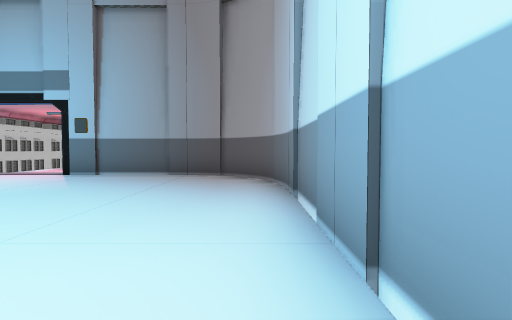
view 1 (above)

17 first-person views from a walk through a scene from a Unity 3-D project. The camera is 1.3 m above the floor, tilts 2° down and sees 85° across. The floor is counted in squares, 2 m on a side. Each view is taken from the middle of a square. On the plan, view 1 faces up. The plan holds only what a view shows up to about 9 squares ahead; the rest is blank. Door leaves are left out, so doorways stand open. Some surface patterns are stand-ins.

view 2
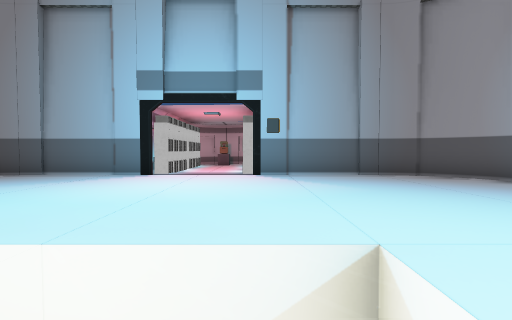

view 3
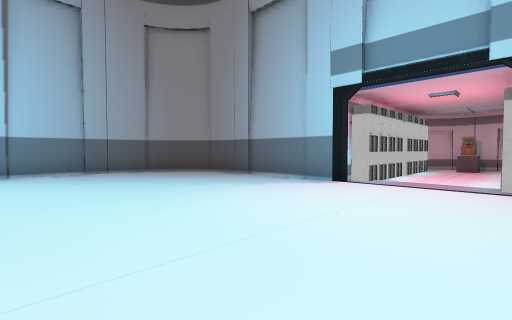

view 4
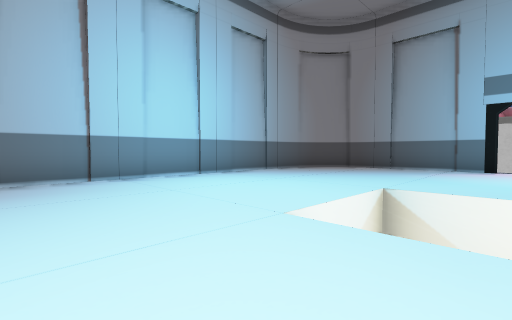

view 5
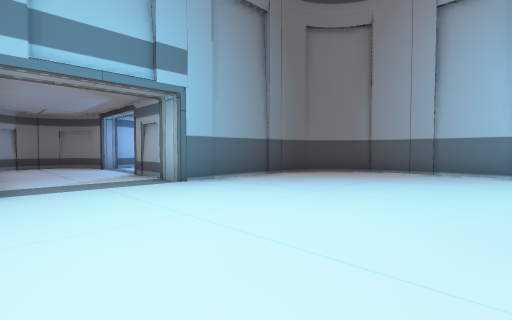

view 6
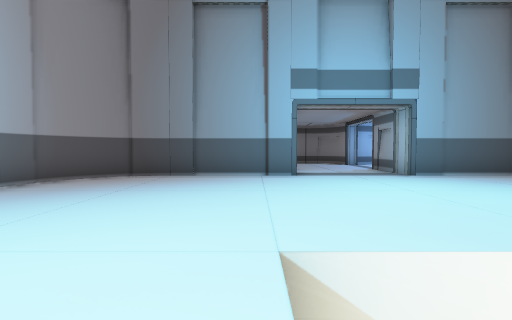

view 7
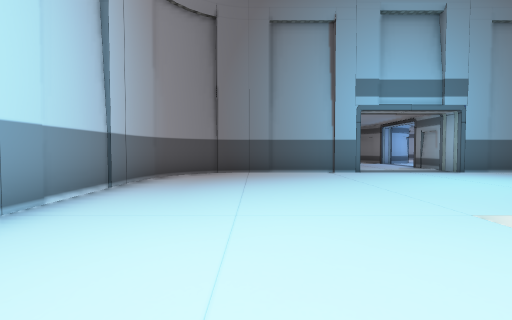

view 8
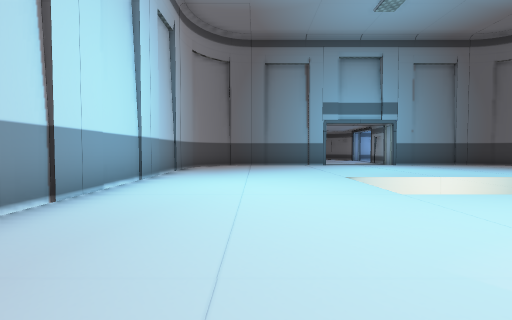

view 9
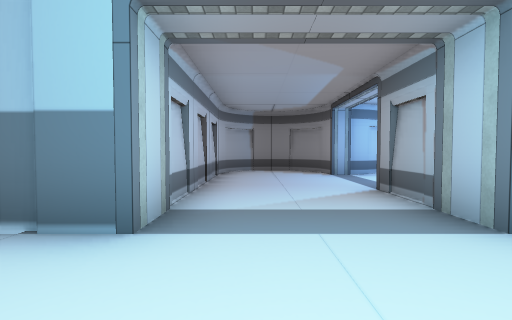

view 10
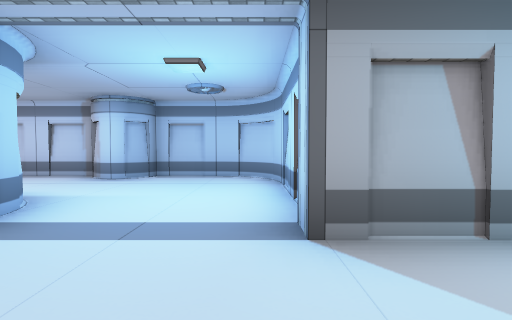

view 11
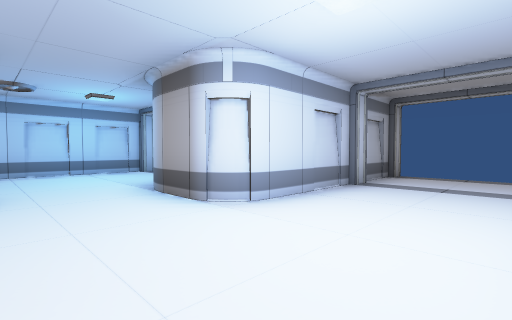

view 12
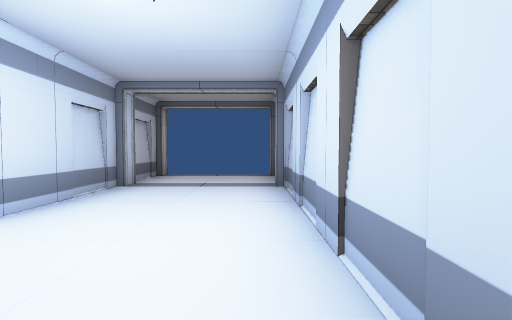

view 13
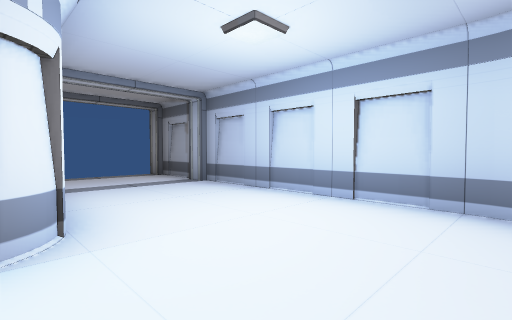

view 14
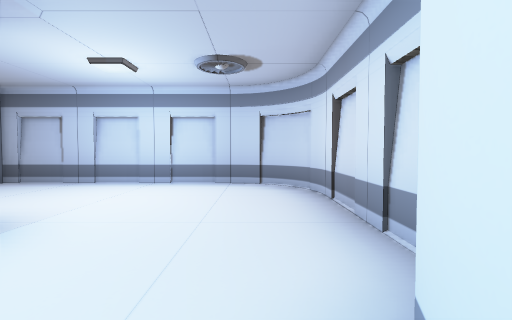

view 15
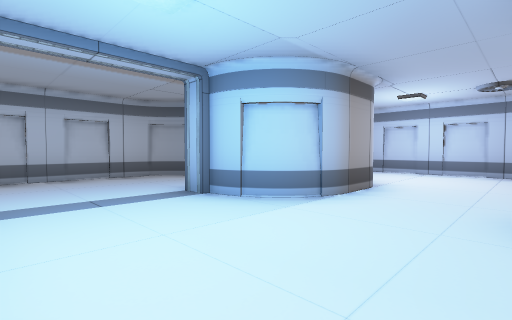

view 16
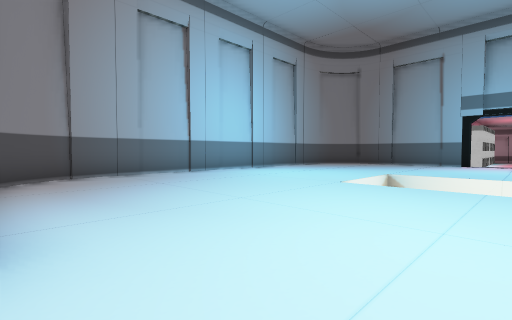

view 17
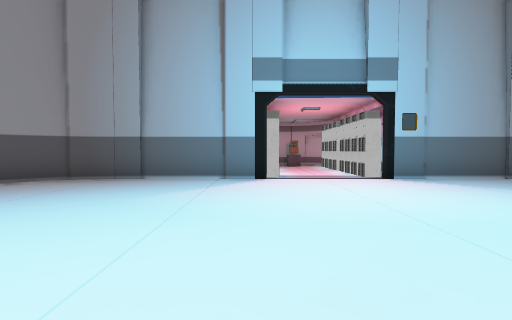

### Floor plan
Points are (right, up) in squares from view 1. A wall is a line through its corners. A room is listed if a view was taken in it or the views show most of it. See-through windows are left out.
Room 1 (views 1, 2, 3, 4, 5, 6, 7, 8, 9, 16, 17)
walls: (-13.5, -3.7) (-13.4, -4.2); (-8.4, 7.4) (-11.5, 7.4); (-11.5, -6.2) (-8, -6.2) (-8, -8.6); (-13.4, -4.4) (-13.2, -5); (-13.2, -4.9) (-12.8, -5.6) (-12.1, -6); (-12.9, -5.4) (-12.4, -5.9); (-13.1, -5.2) (-12.6, -5.7); (-1.6, -6.1) (-1.1, -6); (-13.6, 5) (-13.6, -3.9); (-13.4, 5.4) (-13.5, 4.9); (-13.3, 5.7) (-13.5, 5.2); (0.4, -4.2) (0.5, -3.7); (0.6, -3.9) (0.6, 5); (-1, -6.1) (-0.4, -5.7) (0.1, -5.2); (0.3, -4.6) (0.5, -4.1); (-5, -8.4) (-5, -6.2) (-1.5, -6.2); (-0.6, -5.8) (-0.1, -5.4) (0.3, -4.8); (-13.2, 6.1) (-13.4, 5.7); (0.2, -4.9) (0.4, -4.5); (-12, 7.2) (-12.8, 6.7) (-13.3, 6); (-12.4, 7) (-12.9, 6.6); (-12.6, 6.9) (-13, 6.4); (0.5, 5.2) (0.4, 5.7); (-1.4, 7.4) (-4.6, 7.4); (-1.1, 7.2) (-1.6, 7.3); (0.3, 6) (-0.2, 6.8) (-0.9, 7.2); (0.1, 6.3) (-0.4, 6.9); (-0.1, 6.6) (-0.5, 7)
ways out: opening at (-6.5, -7.5) to room 2; opening at (-6.5, 7); open door at (-6.5, 7)
Room 2 (views 10, 11, 12, 13, 14, 15)
walls: (-8.8, -11.4) (-8, -11.4); (-10, -13.9) (-10, -12.7); (-13.1, -13) (-13.1, -16.2); (-8.5, -8.5) (-11.8, -8.5); (-13.1, -9.7) (-13.1, -11.5); (-8, -8.6) (-8.5, -8.6); (-5, -11.7) (-5, -8.4); (-11.8, -17.5) (-4.5, -17.5); (-4.4, -14.5) (-9.4, -14.5)
ways out: opening at (-6.5, -7.5) to room 1; open door at (-5, -16)

Where each view was taken, in squares from view 1:
view 1: 0 up, 0 right, facing up
view 2: 0 up, 5 left, facing up
view 3: 2 up, 5 left, facing up-left
view 4: 3 down, 7 left, facing up-left
view 5: 1 down, 5 left, facing down-left
view 6: 1 up, 4 left, facing down
view 7: 2 up, 2 left, facing down
view 8: 6 up, 2 left, facing down
view 9: 4 down, 6 left, facing down
view 10: 9 down, 6 left, facing left
view 11: 17 down, 12 left, facing up-right
view 12: 17 down, 12 left, facing right
view 13: 14 down, 12 left, facing down-right
view 14: 12 down, 12 left, facing down
view 15: 9 down, 12 left, facing down-right
view 16: 6 down, 6 left, facing up-left
view 17: 1 up, 8 left, facing up
